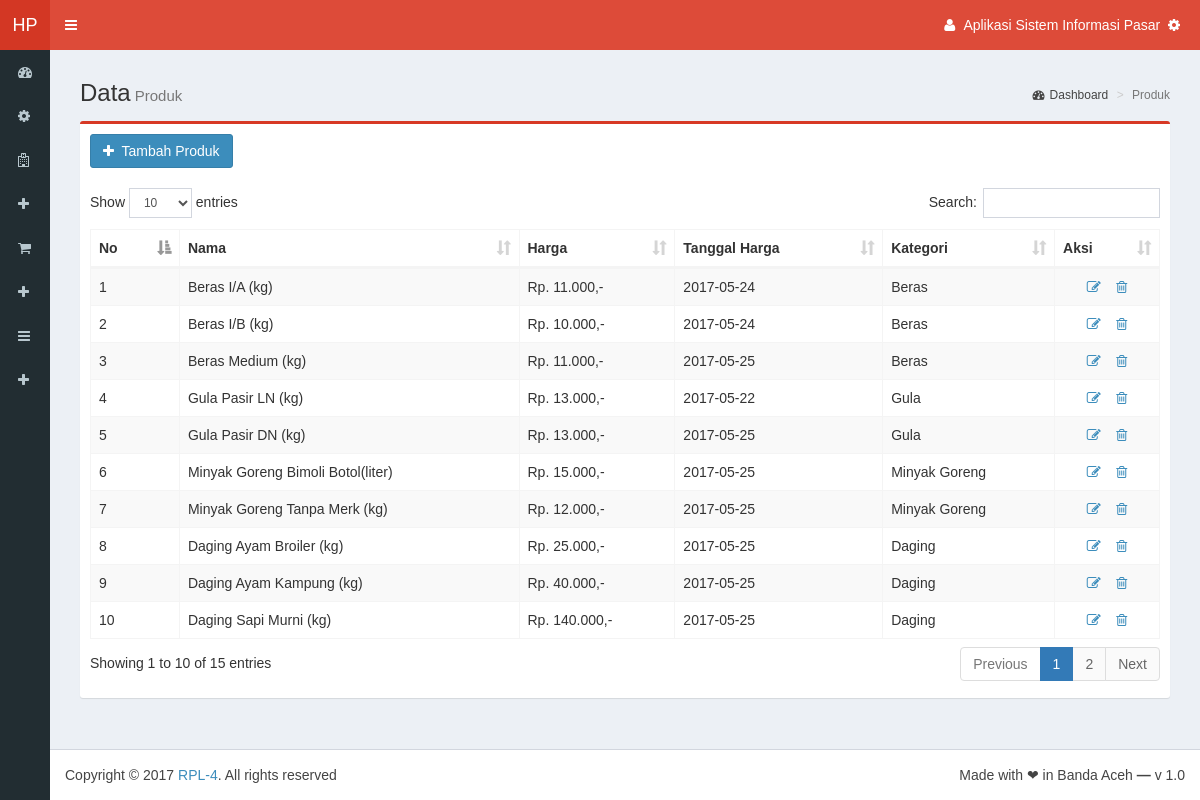
The app's page /Sources/admin/home-admin.php?page=form-view-data-produk (signed in) with its own data.
### tables this page shows
CREATE TABLE `tb_config` (
  `id_app` varchar(1) NOT NULL,
  `nama_app` varchar(16) NOT NULL,
  `desc_app` varchar(64) NOT NULL,
  `alias_app` varchar(3) NOT NULL,
  `logo` varchar(255) NOT NULL,
  `url_app` varchar(64) NOT NULL,
  `anchor_app` varchar(64) NOT NULL
);

CREATE TABLE `tb_produk` (
  `id_produk` int(20) NOT NULL,
  `nama` varchar(100) NOT NULL,
  `harga` varchar(100) NOT NULL,
  `tgl_harga` date NOT NULL,
  `kategori` varchar(20) NOT NULL,
  `foto` int(128) DEFAULT NULL
);

### Sources/admin/pages/produk/form-view-data-produk.php (the view, shortened to what this page needs)
<section class="content-header">
    <h1>Data<small>Produk</small></h1>
    <ol class="breadcrumb">
        <li><a href="home-admin.php"><i class="fa fa-dashboard"></i>Dashboard</a></li>
        <li class="active">Produk</li>
    </ol>
</section>
<?php
	$tampilPed=mysql_query("SELECT * FROM tb_produk");
?>
<section class="content">
    <div class="row">
        <div class="col-md-12">
			<div class="box box-primary">
				<div class="box-body">
					<a href="home-admin.php?page=form-master-data-produk" type="button" class="btn btn-primary"><i class="fa fa-plus"></i>&nbsp; Tambah Produk</a><br /><br />
					<table id="example1" class="table table-bordered table-striped">
						<thead>
							<tr>
								<th>No</th>
								<th>Nama</th>
								<th>Harga</th>
								<th>Tanggal Harga</th>
								<th>Kategori</th>
								<th>Aksi</th>
							</tr>
						</thead>
						<tbody>
						<?php
							$no=0;
							while($ped=mysql_fetch_array($tampilPed)){
							$no++
						?>
							<tr>
								<td><?=$no?></td>
								<td><?php echo $ped['nama'];?></td>
								<td><?php echo $ped['harga'];?></td>
								<td><?php echo $ped['tgl_harga'];?></td>
								<td><?php echo $ped['kategori'];?></td>
								<td class="tools" align="center"><a href="home-admin.php?page=form-edit-data-produk&id_produk=<?=$ped['id_produk'];?>" title="edit"><i class="fa fa-edit"></i></a>&nbsp;&nbsp;&nbsp;&nbsp;<a href="home-admin.php?page=delete-data-produk&id_produk=<?php echo $ped['id_produk'];?>" title="delete"><i class="fa fa-trash-o"></i></a></td>
							</tr>
						<?php
							}
						?>
						</tbody>
					</table>
				</div>
			</div>
        </div>
	</div>
</section>

### Sources/admin/home-admin.php (shortened to what this page needs)
<?php
	$App=mysql_query("SELECT * FROM tb_config WHERE id_app='1'");
	$set=mysql_fetch_array($App);
?>
<!DOCTYPE html>
<html>
<head>
	<link rel="stylesheet" href="bootstrap/css/bootstrap.min.css">
	<link rel="stylesheet" href="bootstrap/css/bootstrap.css">
	<link rel="stylesheet" href="dist/css/font-awesome.min.css">
	<link rel="stylesheet" href="dist/css/ionicons.min.css">
	<link rel="stylesheet" href="dist/css/AdminLTE.min.css">
	<link rel="stylesheet" href="dist/css/AdminLTE.css">
	<link rel="stylesheet" href="dist/css/skins/_all-skins.min.css">
	<link rel="stylesheet" href="plugins/iCheck/flat/blue.css">
	<link rel="stylesheet" href="plugins/iCheck/square/blue.css">
	<link rel="stylesheet" href="plugins/morris/morris.css">
	<link rel="stylesheet" href="plugins/jvectormap/jquery-jvectormap-1.2.2.css">
	<link rel="stylesheet" href="plugins/datepicker/bootstrap-datetimepicker.min.css">
	<link rel="stylesheet" href="plugins/bootstrap-wysihtml5/bootstrap3-wysihtml5.min.css">
	<link rel="stylesheet" href="plugins/datatables/dataTables.bootstrap.css">
	<link rel="stylesheet" href="plugins/select2/select2.min.css">
</head>
<body class="hold-transition skin-red fixed sidebar-collapse sidebar-mini">
<div class="wrapper">
	<header class="main-header">
		<a href="home-admin.php" class="logo"><span class="logo-mini"><?php echo $set['alias_app']?></span><span class="logo-lg"><?php echo $set['nama_app']?></span></a>
		<nav class="navbar navbar-static-top" role="navigation">
			<a href="#" class="sidebar-toggle" data-toggle="offcanvas" role="button"><span class="sr-only">Toggle navigation</span></a>
			<div class="navbar-custom-menu">
				<ul class="nav navbar-nav">
					<li class="dropdown user user-menu">
						<a href="#" class="dropdown-toggle" data-toggle="dropdown">
							<i class="fa fa-user"></i>
							<span class="hidden-xs"><?php echo $set['desc_app']?></span> &nbsp;<i class="fa fa-gear"></i>
						</a>
					</li>
				</ul>
			</div>
		</nav>
	</header>
	<aside class="main-sidebar">
		<section class="sidebar">
			<ul class="sidebar-menu">
				<li class="treeview"><a href="home-admin.php"><i class="fa fa-dashboard"></i> <span>Dashboard</span></i></a></li>
				<li class="treeview"><a href="home-admin.php?page=form-config-aplikasi"><i class="fa fa-gear"></i> <span>Pengaturan Aplikasi</span></i></a></li>
				<li class="treeview"><a href="home-admin.php?page=form-view-data-pasar"><i class="fa fa-hospital-o"></i> <span>Lihat Data Pasar</span></i></a></li>
				<li class="treeview"><a href="home-admin.php?page=form-master-data-pasar"><i class="fa fa-plus"></i> <span>Tambah Data Pasar</span></i></a></li>
				<li class="treeview"><a href="home-admin.php?page=form-view-data-produk"><i class="fa fa-shopping-cart"></i> <span>Lihat Data Produk</span></i></a></li>
				<li class="treeview"><a href="home-admin.php?page=form-master-data-produk"><i class="fa fa-plus"></i> <span>Tambah Data Produk</span></i></a></li>
				<li class="treeview"><a href="home-admin.php?page=form-view-data-kategori"><i class="fa fa-bars"></i> <span>Lihat Data Kategori</span></i></a></li>
				<li class="treeview"><a href="home-admin.php?page=form-master-data-kategori"><i class="fa fa-plus"></i> <span>Tambah Data Kategori</span></i></a></li>
			</ul>
		</section>
	</aside>
	<div class="content-wrapper">
		<section class="content">
			<?php
				$page = (isset($_GET['page']))? $_GET['page'] : "main";
				switch ($page) {
					case 'form-view-data-produk': include "pages/produk/form-view-data-produk.php"; break;
				}
			?>
		</section>
	</div>
	<footer class="main-footer">
		<div class="pull-right hidden-xs">Made with ❤ in Banda Aceh<b> — </b> v 1.0</div>
		Copyright &copy; 2017 <a href="<?php echo $set['url_app']?>" target="_blank"><?php echo $set['anchor_app']?></a>. All rights reserved
	</footer>
</div>
</body>
</html>

### records on screen
tb_config: alias_app "HP", desc_app "Aplikasi Sistem Informasi Pasar", anchor_app "RPL-4"
tb_produk: nama "Beras I/A (kg)", harga "Rp. 11.000,-", tgl_harga "2017-05-24", kategori "Beras"
tb_produk: nama "Beras I/B (kg)", harga "Rp. 10.000,-", tgl_harga "2017-05-24", kategori "Beras"
tb_produk: nama "Beras Medium (kg)", harga "Rp. 11.000,-", tgl_harga "2017-05-25", kategori "Beras"
tb_produk: nama "Gula Pasir LN (kg)", harga "Rp. 13.000,-", tgl_harga "2017-05-22", kategori "Gula"
tb_produk: nama "Gula Pasir DN (kg)", harga "Rp. 13.000,-", tgl_harga "2017-05-25", kategori "Gula"
tb_produk: nama "Minyak Goreng Bimoli Botol(liter)", harga "Rp. 15.000,-", tgl_harga "2017-05-25", kategori "Minyak Goreng"
tb_produk: nama "Minyak Goreng Tanpa Merk (kg)", harga "Rp. 12.000,-", tgl_harga "2017-05-25", kategori "Minyak Goreng"
tb_produk: nama "Daging Ayam Broiler (kg)", harga "Rp. 25.000,-", tgl_harga "2017-05-25", kategori "Daging"
tb_produk: nama "Daging Ayam Kampung (kg)", harga "Rp. 40.000,-", tgl_harga "2017-05-25", kategori "Daging"
tb_produk: nama "Daging Sapi Murni (kg)", harga "Rp. 140.000,-", tgl_harga "2017-05-25", kategori "Daging"
